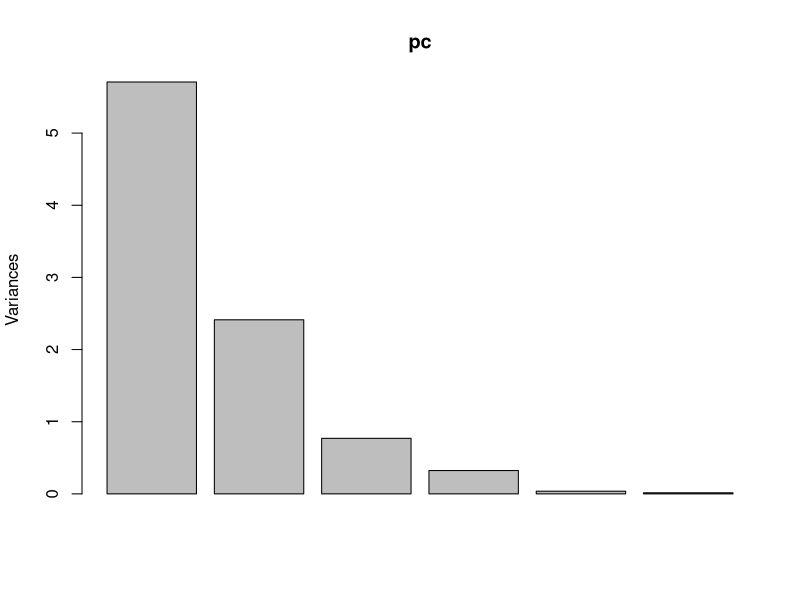
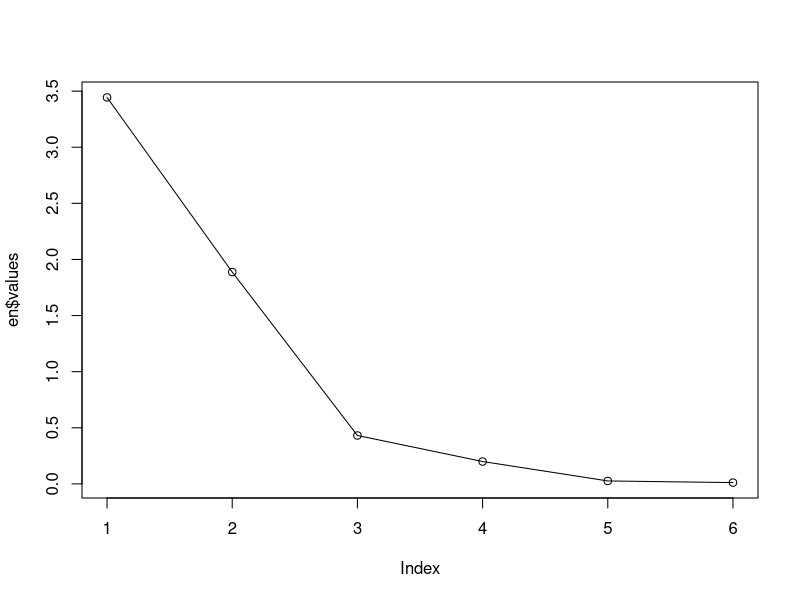
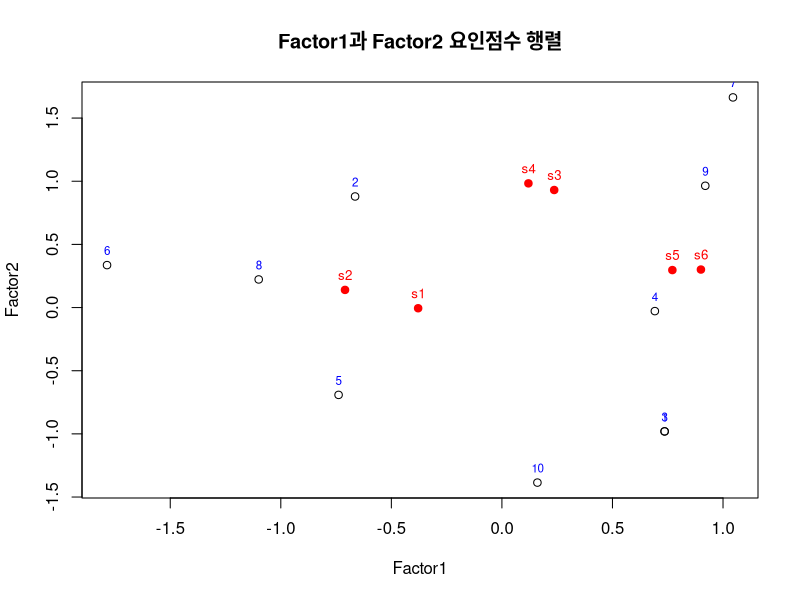
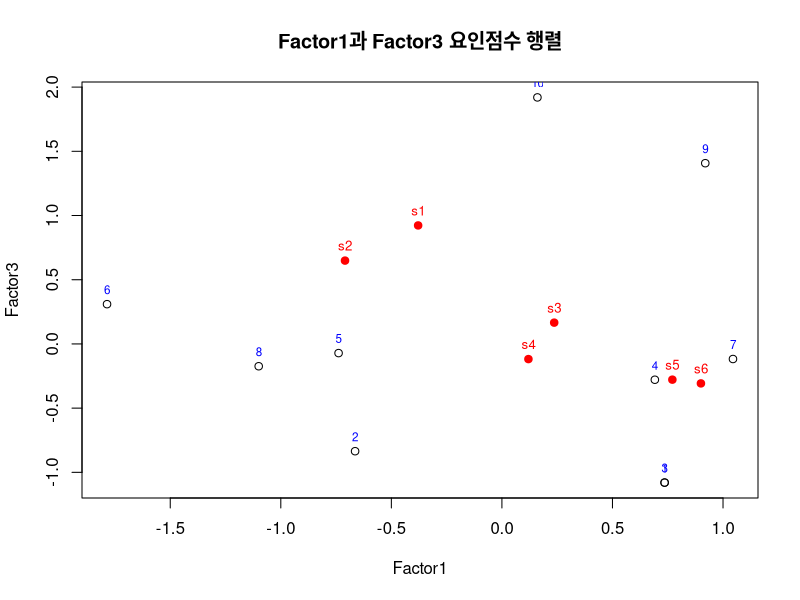
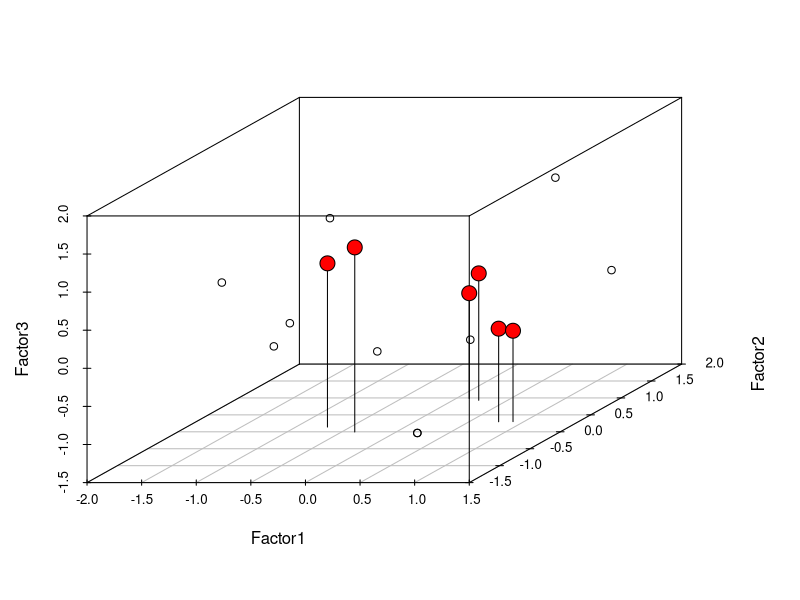

These figures' R source, in order: (Note: this script raises an error after producing the figures.)
# chap14_1_Factor Analysis

###########################################
# Chapter14_1. 요인분석(Factor Analysis)
###########################################

# 요인분석의 목적 
# 1. 자료의 요약 : 변인을 몇 개의 공통된 변인으로 묶음  
# 2. 변인 구조 파악 : 변인들의 상호관계 파악(독립성 등) 
# 3. 불필요한 변인 제거 : 중요도가 떨어진 변수 제거 
# 4. 측정도구 타당성 검증 : 변인들이 동일한 용인으로 묶이는지 여부를 확인 

# 전제조건 : 등간척도 or 비율척도, 정규분포, 관찰치 상호독립적/분산 동일  

# 요인분석 결과에 대한 활용 방안 
# 1. 서로 밀접하게 관련된 변수들을 합치거나 중복된 변수를 제거하여 변수를 축소한다.
# 2. 변수들 간의 연관성 또는 공통점 탐색 
# 3. 요인점수 계산으로 상관분석, 회귀분석의 설명변수로 이용 


## 1.1 공통요인으로 변수 정제 

# [실습] 변수와 데이터프레임 생성 
s1 <- c(1, 2, 1, 2, 3, 4, 2, 3, 4, 5)
s2 <- c(1, 3, 1, 2, 3, 4, 2, 4, 3, 4)
s3 <- c(2, 3, 2, 3, 2, 3, 5, 3, 4, 2)
s4 <- c(2, 4, 2, 3, 2, 3, 5, 3, 4, 1)
s5 <- c(4, 5, 4, 5, 2, 1, 5, 2, 4, 3)
s6 <- c(4, 3, 4, 4, 2, 1, 5, 2, 4, 2)
name <-1:10 

subject <- data.frame(s1, s2, s3, s4, s5, s6)
subject
str(subject) 
summary(subject)

# [실습] 변수의 주요 성분분석 
pc <- prcomp(subject) # scale = TRUE
summary(pc)
plot(pc)

# 고유값으로 요인 수 분석 
en <- eigen(cor(subject)) # $values : 고유값, $vectors : 고유벡터  
names(en) # "values"  "vectors"
en$values
en$vectors
en$values # $values : 고유값(스칼라) 보기 
plot(en$values, type="o") # 고유값을 이용한 시각화 


# [실습] 변수 간의 상관관계 분석과 요인분석   
cor(subject) 

# 요인분석 : 요인회전법 적용(varimax is the default) 

# (1) 주성분분석의 가정에 의해서 2개 요인으로 분석
result <- factanal(subject, factors = 2, rotation = "varimax")
result # p-value is 0.0232  < 0.05

# (2) 고유값으로 가정한 3개 요인으로 분석
result <- factanal(subject, factors = 3, # 요인 개수 지정 
                   rotation = "varimax", # 회전방법 지정("varimax", "promax", "none")
                   scores="regression") # 요인점수 계산 방법
result

# 요인적재량 보기  
names(result)
result$loadings

# (3) 다양한 방법으로 요인적재량 보기
print(result, digits = 2, cutoff=0.5) 
print(result$loadings, cutoff=0) # display every loadings

# 요인점수 보기 : 관측치의 동작을 살펴보는데 사용되며, 상관분석이나 회귀분석의 독립변수로 사용
# 표본의 변수값들을 구해진 요인들의 값(요인적재량)으로 변경해 준 것을 요인점수라고 한다. 
# 각 변수(표준화값)와 요인 간의 관계(요인부하량)를 통해서 구해진 점수
result$scores


# [실습] 요인점수를 이용한 요인적재량 시각화  

# (1) Factor1, Factor2 요인지표 시각화 
plot(result$scores[, c(1:2)], main="Factor1과 Factor2 요인점수 행렬")
text(result$scores[, 1], result$scores[,2], 
     labels = name, cex = 0.7, pos = 3, col = "blue")

# 요인적재량 plotting
points(result$loadings[, c(1:2)], pch=19, col = "red")
text(result$loadings[, 1], result$loadings[,2], 
     labels = rownames(result$loadings), 
     cex = 0.8, pos = 3, col = "red")

# (2) Factor1, Factor3 요인지표 시각화
plot(result$scores[,c(1,3)], main="Factor1과 Factor3 요인점수 행렬")
text(result$scores[,1], result$scores[,3], 
     labels = name, cex = 0.7, pos = 3, col = "blue")

# 요인적재량 plotting
points(result$loadings[,c(1,3)], pch=19, col = "red")
text(result$loadings[,1], result$loadings[,3], 
     labels = rownames(result$loadings), 
     cex = 0.8, pos = 3, col = "red")


# [실습] 3차원 산점도로 요인적재량 시각화 
library(scatterplot3d)

Factor1 <- result$scores[,1]
Factor2 <- result$scores[,2]
Factor3 <- result$scores[,3] 
# scatterplot3d(밑변, 오른쪽변, 왼쪽변, type='p') # type='p' : 기본산점도 표시 
d3 <- scatterplot3d(Factor1, Factor2, Factor3)

# 요인적재량 표시 
loadings1 <- result$loadings[,1]
loadings2 <- result$loadings[,2]
loadings3 <- result$loadings[,3] 
d3$points3d(loadings1, loadings2, loadings3, bg='red',pch=21, cex=2, type='h')


# [실습] 요인별 변수 묶기 
# (1) 요인별 과목변수 이용 데이터프레임 생성
app <- data.frame(subject$s5, subject$s6) # 응용과학 
soc <- data.frame(subject$s3, subject$s4) # 사회과학 
net <- data.frame(subject$s1, subject$s2) # 자연과학 

# (2) 산술평균 계산 
app_science <- round( (app$subject.s5 + app$subject.s6) / ncol(app), 2)
soc_science <- round( (soc$subject.s3 + soc$subject.s4) / ncol(soc), 2)
net_science <- round( (net$subject.s1 + net$subject.s2) / ncol(net), 2)

# (3) 상관관계 분석 
subject_factor_df <- data.frame(app_science, soc_science, net_science)
cor(subject_factor_df)


## 1.2 잘못 분류된 요인 제거로 변수 정제  

# [실습] 요인분석에 사용될 데이터 셋 가져오기 

# (1) 데이터 가져오기 
install.packages('memisc')
library(memisc)
setwd("C:\\Rwork\\Part-III")
data.spss <- as.data.set(spss.system.file('drinking_water.sav'))
data.spss

# (2) 데이터프레임으로 변경 
drinking_water <- data.spss[1:11]
drinking_water
drinking_water_df <- as.data.frame(drinking_water) 
str(drinking_water_df)

# (3)  요인수를 3개로 지정하여 요인분석 수행  
result2 <- factanal(drinking_water_df, factors = 3, rotation = "varimax",
                    scores = "regression")
result2
print(result2, cutoff=0.5)


# [실습] 요인별 변수 묶기  

# 1)  q4 칼럼 제외하여 데이터프레임 생성  
dw_df <- drinking_water_df[-4]
str(dw_df)
dim(dw_df) # [1] 380  10
cor(dw_df)

# 2) 요인에 속하는 입력변수별 데이터프레임 구성

# 제품만족도 저장 데이터프레임  
s <- data.frame(dw_df$q8, dw_df$q9, dw_df$q10, dw_df$q11) 
# 제품친밀도 저장 데이터프레임  
c <- data.frame(dw_df$q1, dw_df$q2, dw_df$q3)
# 제품적절성 저장 데이터프레임 
p <- data.frame(dw_df$q5, dw_df$q6, dw_df$q7)   

# 3) 요인별 산술평균 계산 
satisfaction <- round( (s$dw_df.q8 + s$dw_df.q9 + s$dw_df.q10 + s$dw_df.q11) / ncol(s), 2)
closeness <- round( (c$dw_df.q1 + c$dw_df.q2 + c$dw_df.q3) / ncol(c), 2)
pertinence <- round( (p$dw_df.q5 + p$dw_df.q6 + p$dw_df.q7) / ncol(p), 2)

# 4) 상관관계 분석 
drinking_water_factor_df <- data.frame(satisfaction, closeness, pertinence)
colnames(drinking_water_factor_df) <- c("제품만족도","제품친밀도","제품적절성")
cor(drinking_water_factor_df)
